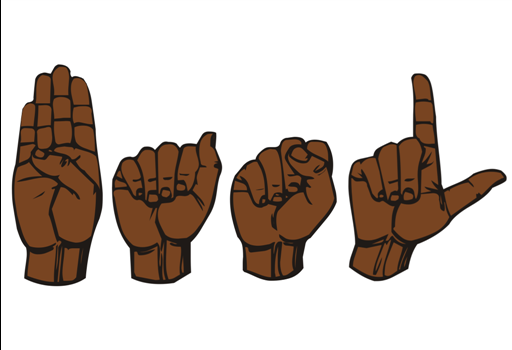
#> input picture signlang.png, 512 x 350 px; its folder holds only this picture in this run
$ python -i preprocessing.py   (imports and definitions only)
#> lines starting #> are read from the running program, lines starting #| are printed output that depends on the picture; after the words box and inside, x2 and y2 are one past the last pixel; in counts of white or black regions, pixels touching at a corner belong together
import numpy as np
import cv2
import os
import csv

def func(path):
#> called with path = 'signlang.png'
    frame = cv2.imread(path)
#> frame is the input picture: shape (350, 512, 3); mean B, G, R 188.8, 196.2, 207.3

    gray = cv2.cvtColor(frame, cv2.COLOR_BGR2GRAY)
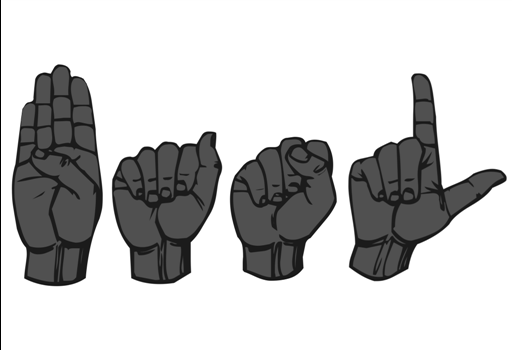
#> gray: shape (350, 512); min 0, max 255, mean 198.8
    blur = cv2.GaussianBlur(gray,(5,5),2)
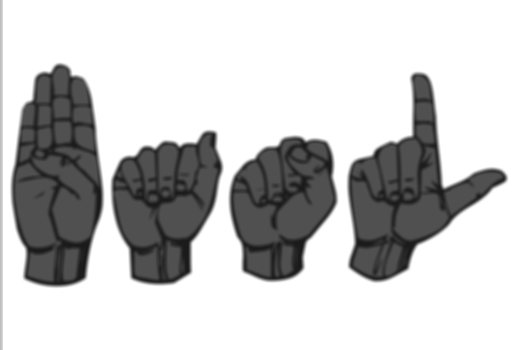
#> blur: shape (350, 512); min 26, max 255, mean 199

    th3 = cv2.adaptiveThreshold(blur,255,cv2.ADAPTIVE_THRESH_GAUSSIAN_C,cv2.THRESH_BINARY_INV,11,2)
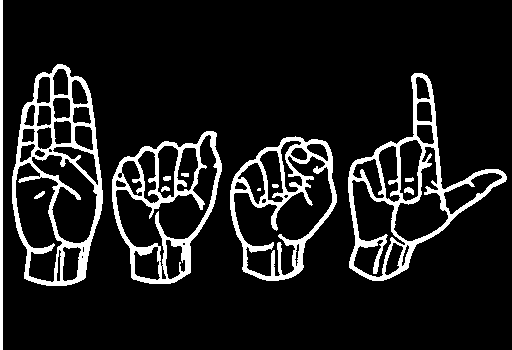
#> th3: shape (350, 512); 11.1% white; 13 white regions (1 under 20 px), largest, box (x1, y1, x2, y2) and area: (12, 64, 103, 286) 5402, (348, 73, 507, 281) 5088, (112, 131, 222, 284) 4150
    ret, res = cv2.threshold(th3, minValue, 255, cv2.THRESH_BINARY_INV+cv2.THRESH_OTSU)
#> ret = 0
    return res

# [6 lines not run here, left out]
path="train"
path1 = "data2"
a=['label']
pt='data/train'
minValue=70

# [2 lines not run here, left out]


#outputLine = a.tolist()


label=0
var = 0
c1 = 0
c2 = 0

# [31 lines not run here, left out]

>>> result = func('signlang.png')

$ run again, on signs.png
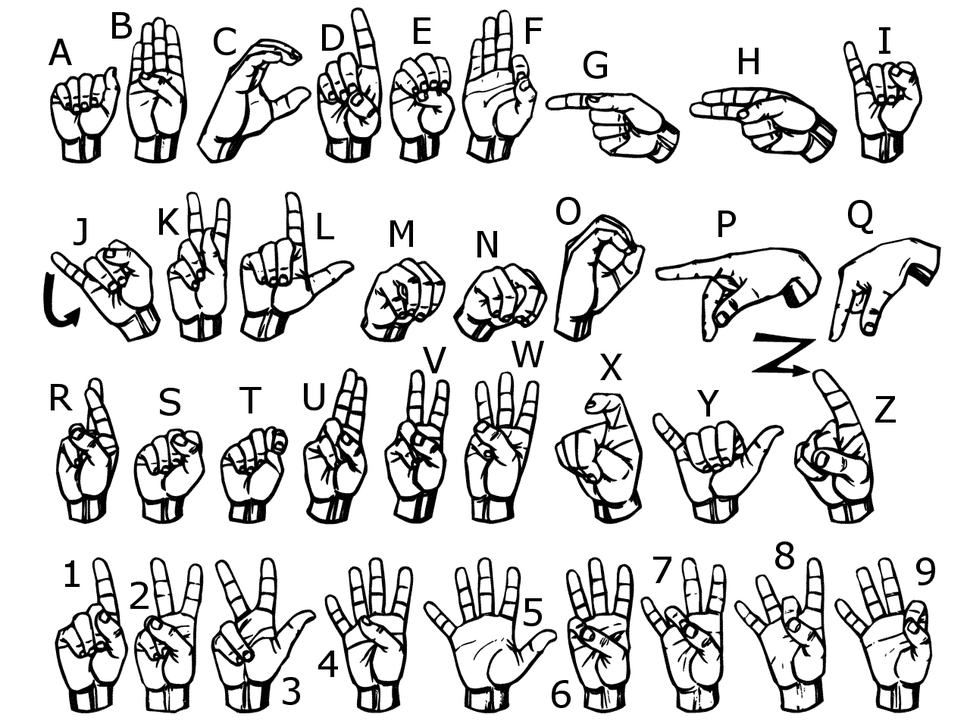
#> input picture signs.png, 970 x 727 px, shrunk from 1280 x 960 before the run
#> in func, frame is the input picture: shape (727, 970, 3); min 0, max 255, mean 217.6
#> in func, `blur = cv2.GaussianBlur(gray,(5,5),2)`:
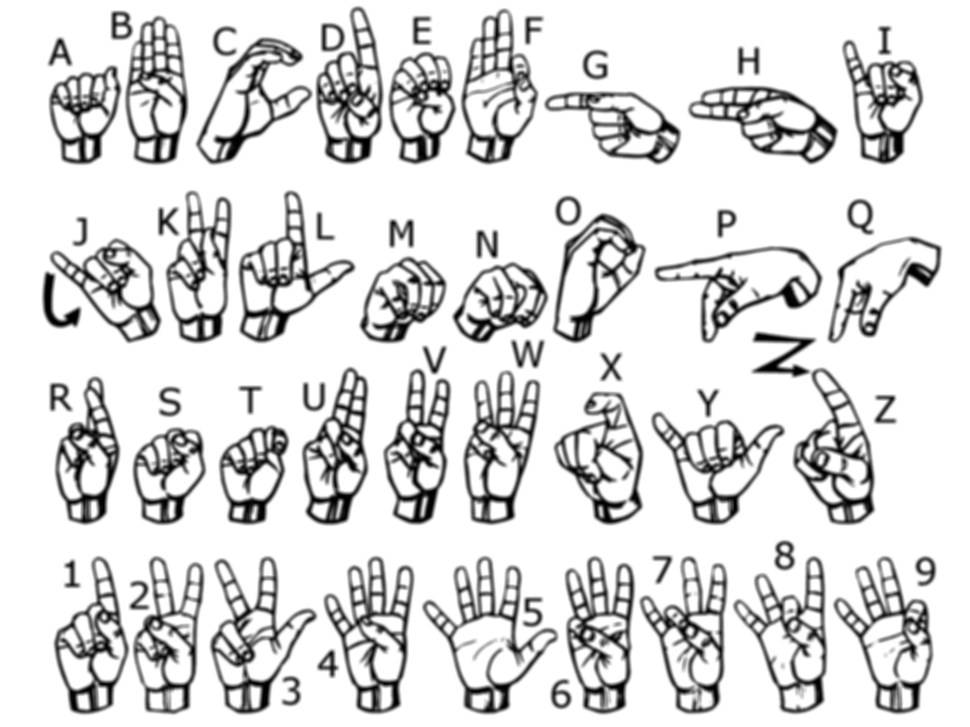
#> blur: shape (727, 970); min 0, max 255, mean 217.7
#> in func, `th3 = cv2.adaptiveThreshold(blur,255,cv2.ADAPTIVE_THRESH_GAUSSIAN_C,cv..`:
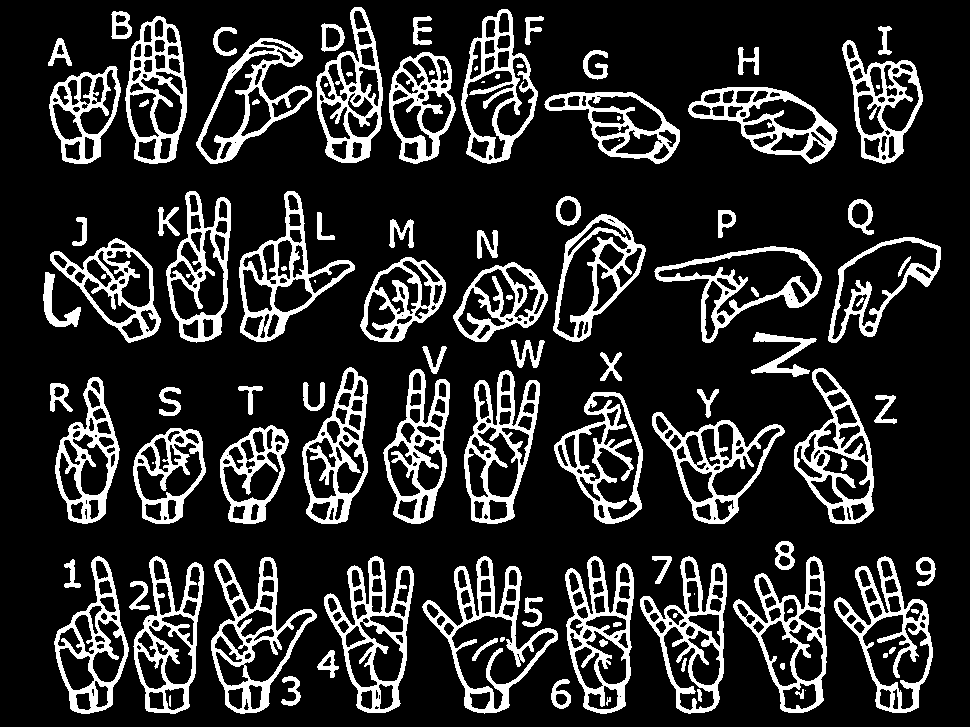
#> th3: shape (727, 970); 17.8% white; 111 white regions (12 under 20 px), largest, box (x1, y1, x2, y2) and area: (422, 556, 558, 714) 4190, (324, 556, 414, 713) 4113, (211, 557, 317, 714) 4016
#> ret = 0
